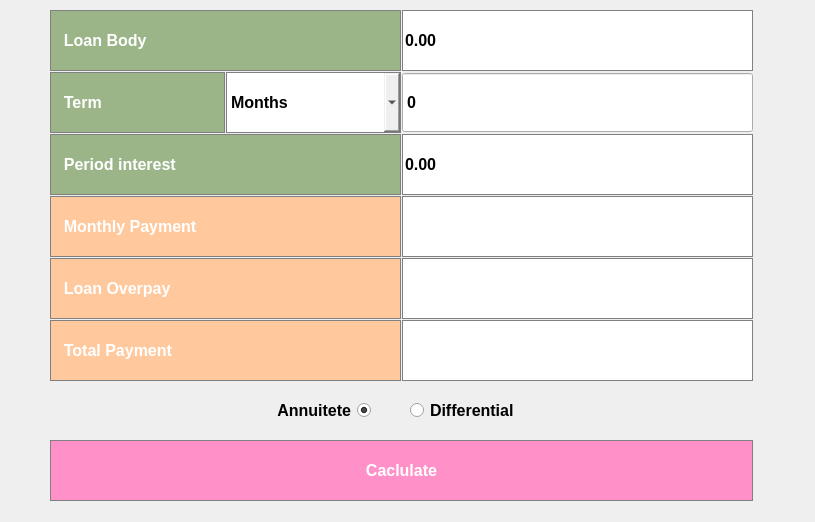
<?xml version="1.0" encoding="UTF-8"?>
<ui version="4.0">
 <class>CreditCalc</class>
 <widget class="QWidget" name="CreditCalc">
  <property name="geometry">
   <rect>
    <x>0</x>
    <y>0</y>
    <width>815</width>
    <height>522</height>
   </rect>
  </property>
  <property name="windowTitle">
   <string>Form</string>
  </property>
  <widget class="QSpinBox" name="spinBoxTermCredit">
   <property name="geometry">
    <rect>
     <x>402</x>
     <y>72</y>
     <width>351</width>
     <height>61</height>
    </rect>
   </property>
   <property name="font">
    <font>
     <pointsize>12</pointsize>
     <bold>true</bold>
    </font>
   </property>
   <property name="styleSheet">
    <string notr="true">QDoubleSpinBox {
  border: 1px solid gray;
}</string>
   </property>
   <property name="buttonSymbols">
    <enum>QAbstractSpinBox::NoButtons</enum>
   </property>
   <property name="maximum">
    <number>18250</number>
   </property>
  </widget>
  <widget class="QRadioButton" name="radioButtonDifferential">
   <property name="geometry">
    <rect>
     <x>410</x>
     <y>380</y>
     <width>251</width>
     <height>61</height>
    </rect>
   </property>
   <property name="font">
    <font>
     <pointsize>12</pointsize>
     <bold>true</bold>
    </font>
   </property>
   <property name="text">
    <string>Differential</string>
   </property>
   <property name="checked">
    <bool>false</bool>
   </property>
  </widget>
  <widget class="QDoubleSpinBox" name="doubleSpinLoanBody">
   <property name="geometry">
    <rect>
     <x>402</x>
     <y>10</y>
     <width>351</width>
     <height>61</height>
    </rect>
   </property>
   <property name="font">
    <font>
     <pointsize>12</pointsize>
     <bold>true</bold>
    </font>
   </property>
   <property name="styleSheet">
    <string notr="true">QDoubleSpinBox {
  border: 1px solid gray;
}</string>
   </property>
   <property name="buttonSymbols">
    <enum>QAbstractSpinBox::NoButtons</enum>
   </property>
   <property name="maximum">
    <double>999999999999999.000000000000000</double>
   </property>
  </widget>
  <widget class="QLineEdit" name="lineEditTotalPaymentResult">
   <property name="geometry">
    <rect>
     <x>402</x>
     <y>320</y>
     <width>351</width>
     <height>61</height>
    </rect>
   </property>
   <property name="font">
    <font>
     <pointsize>12</pointsize>
     <bold>true</bold>
    </font>
   </property>
   <property name="styleSheet">
    <string notr="true">QLineEdit{
  border: 1px solid gray;
}</string>
   </property>
  </widget>
  <widget class="QLabel" name="labelTotalPaymentsCredit">
   <property name="geometry">
    <rect>
     <x>50</x>
     <y>320</y>
     <width>351</width>
     <height>61</height>
    </rect>
   </property>
   <property name="font">
    <font>
     <pointsize>12</pointsize>
     <bold>true</bold>
    </font>
   </property>
   <property name="styleSheet">
    <string notr="true">QLabel {
 background-color: rgb(255, 201, 157);
  color: white; 
  border: 1px solid gray;
}</string>
   </property>
   <property name="text">
    <string>  Total Payment</string>
   </property>
   <property name="textFormat">
    <enum>Qt::PlainText</enum>
   </property>
  </widget>
  <widget class="QRadioButton" name="radioButtonAnnuitete">
   <property name="geometry">
    <rect>
     <x>120</x>
     <y>380</y>
     <width>251</width>
     <height>61</height>
    </rect>
   </property>
   <property name="font">
    <font>
     <pointsize>12</pointsize>
     <bold>true</bold>
    </font>
   </property>
   <property name="layoutDirection">
    <enum>Qt::RightToLeft</enum>
   </property>
   <property name="text">
    <string>Annuitete</string>
   </property>
   <property name="checked">
    <bool>true</bool>
   </property>
  </widget>
  <widget class="QComboBox" name="comboBoxTypeOfFTermCredit">
   <property name="geometry">
    <rect>
     <x>226</x>
     <y>72</y>
     <width>175</width>
     <height>61</height>
    </rect>
   </property>
   <property name="font">
    <font>
     <pointsize>12</pointsize>
     <italic>false</italic>
     <bold>true</bold>
     <underline>false</underline>
     <strikeout>false</strikeout>
     <kerning>false</kerning>
    </font>
   </property>
   <property name="styleSheet">
    <string notr="true">QComboBox {
  border: 1px solid gray;
}</string>
   </property>
   <item>
    <property name="text">
     <string>Months</string>
    </property>
   </item>
   <item>
    <property name="text">
     <string>Years</string>
    </property>
   </item>
  </widget>
  <widget class="QLineEdit" name="lineEditMonthlyPaymentResult">
   <property name="geometry">
    <rect>
     <x>402</x>
     <y>196</y>
     <width>351</width>
     <height>61</height>
    </rect>
   </property>
   <property name="font">
    <font>
     <pointsize>12</pointsize>
     <bold>true</bold>
    </font>
   </property>
   <property name="styleSheet">
    <string notr="true">QLineEdit{
  border: 1px solid gray;
}</string>
   </property>
  </widget>
  <widget class="QPushButton" name="CalcCredit">
   <property name="geometry">
    <rect>
     <x>50</x>
     <y>440</y>
     <width>703</width>
     <height>61</height>
    </rect>
   </property>
   <property name="font">
    <font>
     <pointsize>12</pointsize>
     <bold>true</bold>
    </font>
   </property>
   <property name="styleSheet">
    <string notr="true">QPushButton {
background-color: rgb(255, 145, 200);
  color: white; 
  border: 1px solid gray;
}

QPushButton:pressed {
    background-color: qlineargradient(x1: 0, y1: 0, x2: 0, y2: 1,
                                      stop: 0 #FF7832, stop: 1 #FF9739);
}</string>
   </property>
   <property name="text">
    <string>Caclulate</string>
   </property>
  </widget>
  <widget class="QLabel" name="labelMonthlyPayment">
   <property name="geometry">
    <rect>
     <x>50</x>
     <y>196</y>
     <width>351</width>
     <height>61</height>
    </rect>
   </property>
   <property name="font">
    <font>
     <pointsize>12</pointsize>
     <bold>true</bold>
    </font>
   </property>
   <property name="styleSheet">
    <string notr="true">QLabel {
 background-color: rgb(255, 201, 157);
  color: white; 
  border: 1px solid gray;
}</string>
   </property>
   <property name="text">
    <string>  Monthly Payment</string>
   </property>
   <property name="textFormat">
    <enum>Qt::PlainText</enum>
   </property>
  </widget>
  <widget class="QLabel" name="labelLoanOverpay">
   <property name="geometry">
    <rect>
     <x>50</x>
     <y>258</y>
     <width>351</width>
     <height>61</height>
    </rect>
   </property>
   <property name="font">
    <font>
     <pointsize>12</pointsize>
     <bold>true</bold>
    </font>
   </property>
   <property name="styleSheet">
    <string notr="true">QLabel {
 background-color: rgb(255, 201, 157);
  color: white; 
  border: 1px solid gray;
}</string>
   </property>
   <property name="text">
    <string>  Loan Overpay</string>
   </property>
   <property name="textFormat">
    <enum>Qt::PlainText</enum>
   </property>
  </widget>
  <widget class="QLineEdit" name="lineEditOverpayResult">
   <property name="geometry">
    <rect>
     <x>402</x>
     <y>258</y>
     <width>351</width>
     <height>61</height>
    </rect>
   </property>
   <property name="font">
    <font>
     <pointsize>12</pointsize>
     <bold>true</bold>
    </font>
   </property>
   <property name="styleSheet">
    <string notr="true">QLineEdit{
  border: 1px solid gray;
}</string>
   </property>
  </widget>
  <widget class="QLabel" name="labelPeriodInterest">
   <property name="geometry">
    <rect>
     <x>50</x>
     <y>134</y>
     <width>351</width>
     <height>61</height>
    </rect>
   </property>
   <property name="font">
    <font>
     <pointsize>12</pointsize>
     <bold>true</bold>
    </font>
   </property>
   <property name="styleSheet">
    <string notr="true">QLabel {
background-color: rgb(155, 181, 137);
  color: white; 
  border: 1px solid gray;
}</string>
   </property>
   <property name="text">
    <string>  Period interest</string>
   </property>
   <property name="textFormat">
    <enum>Qt::PlainText</enum>
   </property>
  </widget>
  <widget class="QLabel" name="labelTermCredit">
   <property name="geometry">
    <rect>
     <x>50</x>
     <y>72</y>
     <width>175</width>
     <height>61</height>
    </rect>
   </property>
   <property name="font">
    <font>
     <pointsize>12</pointsize>
     <bold>true</bold>
    </font>
   </property>
   <property name="styleSheet">
    <string notr="true">QLabel {
background-color: rgb(155, 181, 137);
  color: white; 
  border: 1px solid gray;
}</string>
   </property>
   <property name="text">
    <string>  Term</string>
   </property>
   <property name="textFormat">
    <enum>Qt::PlainText</enum>
   </property>
  </widget>
  <widget class="QDoubleSpinBox" name="doubleSpinInterestCredit">
   <property name="geometry">
    <rect>
     <x>402</x>
     <y>134</y>
     <width>351</width>
     <height>61</height>
    </rect>
   </property>
   <property name="font">
    <font>
     <pointsize>12</pointsize>
     <bold>true</bold>
    </font>
   </property>
   <property name="styleSheet">
    <string notr="true">QDoubleSpinBox {
  border: 1px solid gray;
}</string>
   </property>
   <property name="buttonSymbols">
    <enum>QAbstractSpinBox::NoButtons</enum>
   </property>
   <property name="maximum">
    <double>999.000000000000000</double>
   </property>
  </widget>
  <widget class="QLabel" name="labelLoanBodyCredit">
   <property name="geometry">
    <rect>
     <x>50</x>
     <y>10</y>
     <width>351</width>
     <height>61</height>
    </rect>
   </property>
   <property name="font">
    <font>
     <pointsize>12</pointsize>
     <bold>true</bold>
    </font>
   </property>
   <property name="styleSheet">
    <string notr="true">QLabel {
background-color: rgb(155, 181, 137);
  color: white; 
  border: 1px solid gray;
}</string>
   </property>
   <property name="text">
    <string>  Loan Body</string>
   </property>
   <property name="textFormat">
    <enum>Qt::PlainText</enum>
   </property>
   <property name="textInteractionFlags">
    <set>Qt::LinksAccessibleByMouse|Qt::TextEditable</set>
   </property>
  </widget>
 </widget>
 <resources/>
 <connections/>
</ui>
